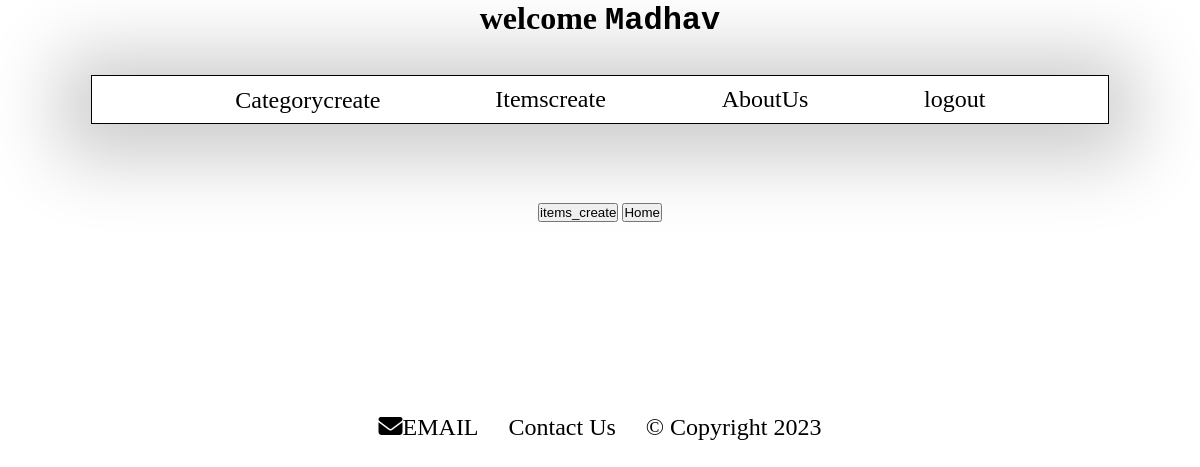
Before: /owner_app/items_display_view/8/ (signed in) with the older database file.
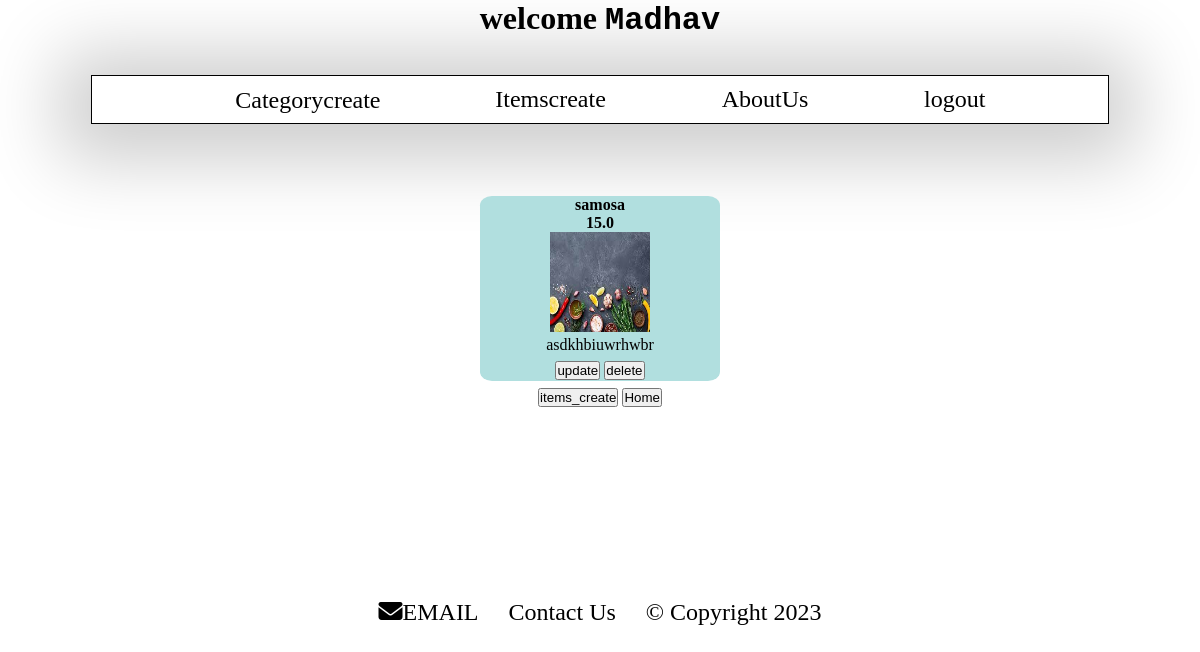
After: the same page with the newer database file.
### crud_app/models.py (models this page shows)
class food_model(models.Model):
    category_id=models.ForeignKey(category_model,on_delete=models.CASCADE)
    hotel_id=models.IntegerField()
    item_id=models.AutoField(primary_key=True)
    item_name=models.CharField(max_length=30)
    item_price=models.FloatField()
    item_quantity=models.IntegerField(default=1)
    item_desc=models.TextField()
    item_image=models.ImageField()

### owner_app/views.py (the view)
@login_required(login_url='/owner_app/owner_login_view/')
def items_display_view(request,pk):
    res=food_model.objects.filter(category_id=pk)
    return render(request=request,template_name='items_display.html',context={'res':res})

### owner_app/templates/items_display.html (shortened to what this page needs)
<!DOCTYPE html>
<html lang="en">
<head>
</head>
<body>
    {% include 'partials/_header_owner.html' %}
    <div id="items-dis">
    {% if res%}
        {% for i in res %}
        <div id="item">
        <h4>{{i.item_name}}</h4>
        <h4>{{i.item_price}}</h4>
        <img src="{{i.item_image.url}}" alt="" height="100px" width="100px">
        <p>{{i.item_desc}}</p>
        <a href="{% url 'crud_app:item_update' pk=i.item_id%}"><button>update</button></a>
        <a href="{% url 'crud_app:item_delete' pk=i.item_id%}"><button>delete</button></a>
        </div>
        {% endfor %}
    {% endif %}
</div>
<a href="{% url 'crud_app:items' %}"><button>
    items_create
</button></a>
<a href="{% url 'owner_app:sample_home_view' %}"><button>
    Home
</button></a>
{% include 'partials/_footer.html' %}
</body>
</html>

Changed rows visible on the page:
added food_model: item_name "samosa", item_price "15.0", item_image (picture), item_desc "asdkhbiuwrhwbr"
